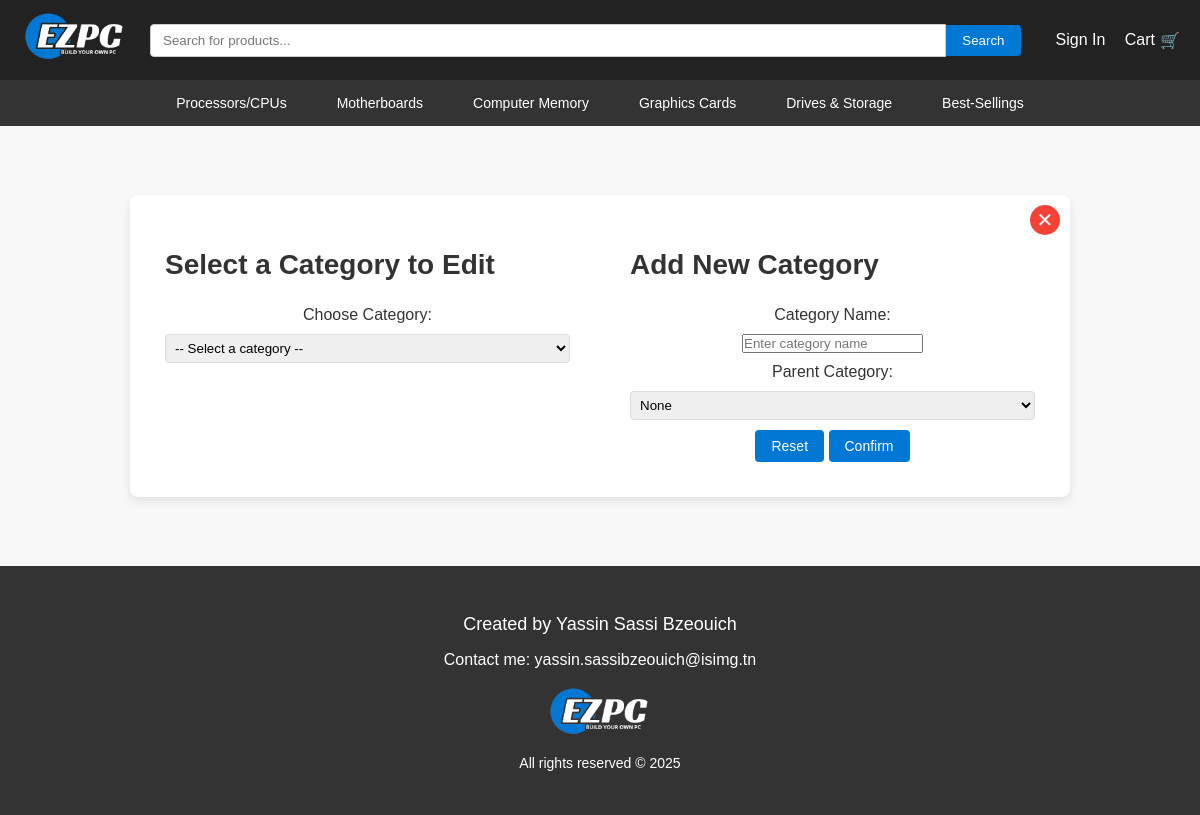
Page /editcat.php on the committed database.
### tables this page shows
CREATE TABLE IF NOT EXISTS `categories` (
  `id_cat` int NOT NULL AUTO_INCREMENT,
  `nom` varchar(45) NOT NULL,
  `id_catparent` int DEFAULT NULL,
  PRIMARY KEY (`id_cat`),
  UNIQUE KEY `nom_UNIQUE` (`nom`),
  KEY `id_catparent_idx` (`id_catparent`)
);

### editcat.php (the view, shortened to what this page needs)
<?php
require_once 'db_connection.php';
$category_id = "";
$name = "";
?>
<!DOCTYPE html>
<html lang="en">
<head>
    <link rel="stylesheet" href="styles.css">
</head>
<body>
    <?php include 'navbars.php'; ?>
    <div class="product-details-wrapper">
        <div class="product-details-card">
            <button class="close-btn" onclick="history.back()">&#x2715;</button>
            <div class="product-info">
                <h1>Select a Category to Edit</h1>
                <form action="editcat.php" method="POST">
                    <label for="selected_category">Choose Category:</label>
                    <select id="selected_category" name="selected_category" onchange="this.form.submit()">
                        <option value="">-- Select a category --</option>
                    </select>
                </form>
            </div>
            <div class="product-info">
                <h1><?php echo isset($category_id) && $category_id !== "" ? 'Edit Category' : 'Add New Category'; ?></h1>
                <form action="editcat.php" method="POST" class="edit-category-form">
                    <label for="name">Category Name:</label>
                    <input type="text" id="name" name="name" placeholder="Enter category name" value="<?php echo htmlspecialchars($name); ?>" required>
                    <label for="parent_category">Parent Category:</label>
                    <select id="parent_category" name="parent_category">
                        <option value="">None</option>
                    </select>
                    <div class="form-buttons">
                        <button type="reset" class="reset-btn">Reset</button>
                        <button type="submit" name="confirm" class="confirm-btn">Confirm</button>
                    </div>
                </form>
            </div>
        </div>
    </div>
    <?php include 'footer.php'; ?>
</body>
</html>

### navbars.php (shortened to what this page needs)
<?php
include 'db_connection.php';
$categoriesQuery = "SELECT * FROM categories WHERE id_catparent IS NULL";
$categoriesResult = $conn->query($categoriesQuery);
$isLoggedIn = isset($_SESSION['user_id']);
$isAdmin = isset($_SESSION['role']) && $_SESSION['role'] === 'admin';
?>
<!DOCTYPE html>
<html lang="en">
<head>
    <link rel="stylesheet" href="styles.css">
</head>
<body>
    <div class="navbar-top">
        <div class="logo">
            <a href="home.php"> <img src="images/EZPC_LOGO (1).png" alt="Logo" class="logo-img"></a>
        </div>
        <div class="search-bar">
            <form action="search.php" method="GET">
                <input type="text" name="query" placeholder="Search for products...">
                <button type="submit">Search</button>
            </form>
        </div>
        <div class="user-options">
            <?php if ($isLoggedIn): ?>
                <span>Welcome, <?php echo $_SESSION['username']; ?>!</span>
                <a href="logout.php" class="signin-button" onclick="return confirm('Are you sure you want to logout ?');">Logout</a>
                <?php if ($isAdmin): ?>
                    <a href="allorders.php" class="orders-button">Orders</a>
                <?php else: ?>
                    <a href="cart.php" class="cart-button">Cart</a>
                <?php endif; ?>
            <?php else: ?>
                <a href="signin.php" class="signin-button">Sign In</a>
                <a href="cart.php" class="cart-button">Cart</a>
            <?php endif; ?>
        </div>
    </div>
    <div class="navbar-bottom">
        <ul class="categories-menu">
            <?php while ($category = $categoriesResult->fetch_assoc()) { ?>
                <li class="dropdown">
                    <a href="home.php?id_cat=<?php echo $category['id_cat']; ?>">
                        <?php echo $category['nom']; ?>
                    </a>
                </li>
            <?php } ?>
            <li><a href="top_sellers.php">Best-Sellings</a></li>
        </ul>
    </div>
</body>
</html>

### styles.css (style rules this page uses)
body, ul, li, a, input, button { margin: 0; padding: 0; box-sizing: border-box; }
body { font-family: Arial, sans-serif; }
.navbar-top { display: flex; justify-content: space-between; align-items: center; background-color: #222222; padding: 10px 20px; color: white; }
.logo-img { width: 110px; height: auto; }
.navbar-top .search-bar { flex-grow: 1; margin: 0 20px; }
.navbar-top .search-bar form { display: flex; align-items: center; }
.navbar-top .search-bar input { width: 100%; padding: 8px 12px; border: 1px solid #ccc; border-radius: 4px 0 0 4px; }
.navbar-top .search-bar button { padding: 8px 16px; border: none; background-color: #0078D4; color: white; border-radius: 0 4px 4px 0; cursor: pointer; }
.navbar-top .user-options a { margin-left: 15px; color: white; text-decoration: none; font-size: 16px; display: inline-flex; align-items: center; }
.navbar-top .user-options a.cart-button::after { content: "\1F6D2"; margin-left: 5px; }
.navbar-bottom { background-color: #333; padding: 10px 0; }
.navbar-bottom .categories-menu { display: flex; justify-content: center; list-style: none; }
.navbar-bottom .categories-menu li { position: relative; margin: 0 15px; }
.navbar-bottom .categories-menu a { color: white; text-decoration: none; font-size: 14px; padding: 5px 10px; display: inline-block; transition: color 0.3s; }
body { background-color: #d2d2d2; color: #333; }
.product-info { padding: 15px; }
.product-info form { display: flex; flex-direction: column; align-items: center; gap: 10px; }
.product-info select { width: 100%; padding: 5px; border: 1px solid #ddd; border-radius: 4px; }
.product-info button { padding: 8px 16px; border: none; background-color: #0078D4; color: white; font-size: 14px; border-radius: 4px; cursor: pointer; transition: background-color 0.3s; }
.product-details-wrapper { display: flex; justify-content: center; align-items: center; min-height: 50vh; padding: 20px; background-color: #f8f8f8; }
.product-details-card { display: flex; align-items: flex-start; gap: 30px; background: #fff; border-radius: 8px; box-shadow: 0 4px 10px rgba(0, 0, 0, 0.1); padding: 20px; max-width: 900px; width: 100%; position: relative; }
.close-btn { position: absolute; top: 10px; right: 10px; background: #f44336; color: white; border: none; border-radius: 50%; width: 30px; height: 30px; font-size: 20px; line-height: 30px; text-align: center; cursor: pointer; transition: background 0.3s; }
.product-info { flex: 2; display: flex; flex-direction: column; gap: 15px; }
.product-info h1 { font-size: 28px; margin-bottom: 10px; color: #333; }

### rows in the picture
categories: nom "Processors/CPUs"
categories: nom "Motherboards"
categories: nom "Computer Memory"
categories: nom "Graphics Cards"
categories: nom "Drives & Storage"
